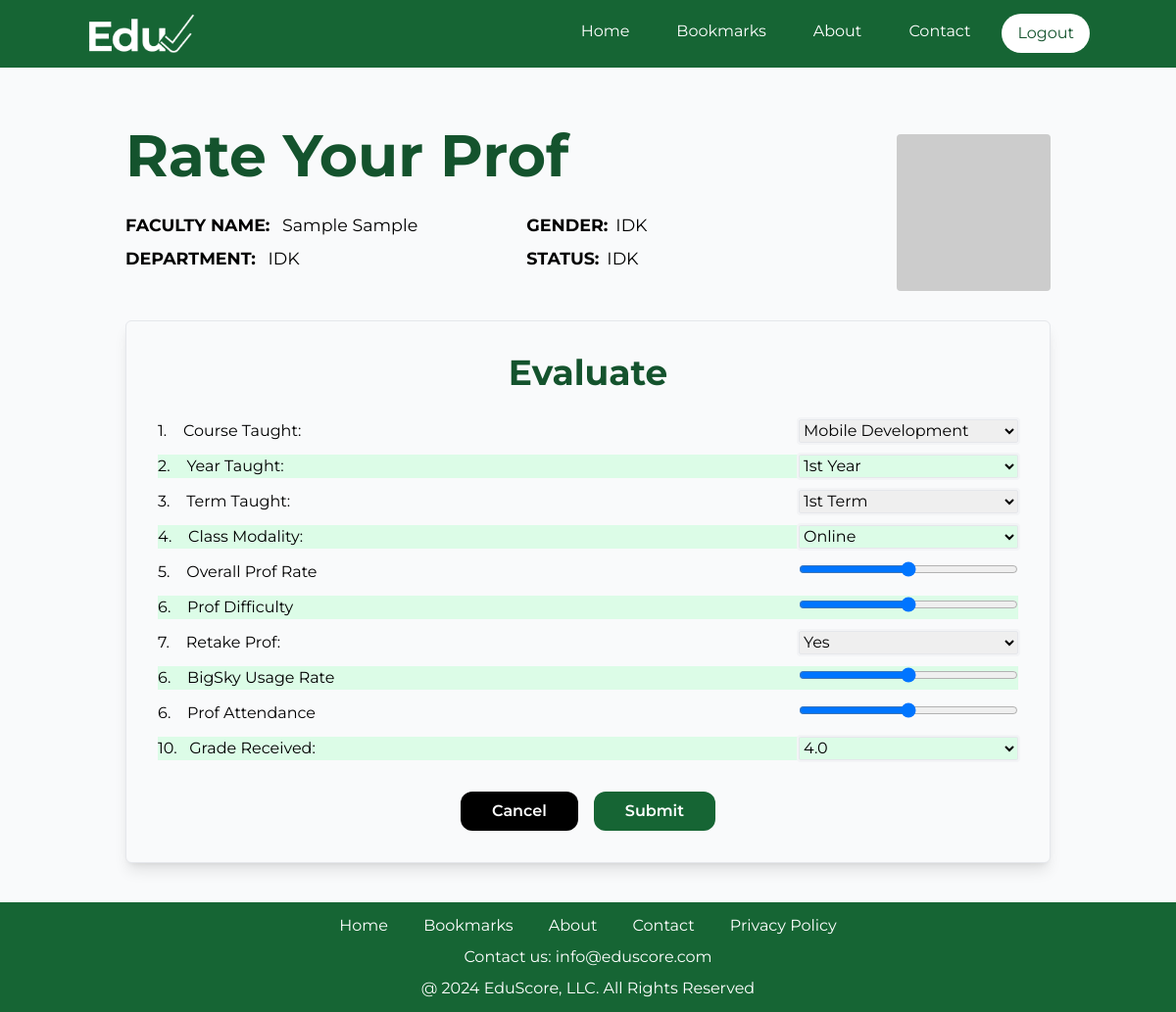
The page /eval_teacher/3 (signed in) on the database its author committed.
### EvalSys/models.py (models this page shows, shortened)
class TeacherTB(models.Model):
    FirstName = models.CharField(max_length=100, null=False, blank=False)
    LastName = models.CharField(max_length=100, null=False, blank=False)
    Gender = models.CharField(max_length=50, null=True, blank=True)
    Department = models.CharField(max_length=100, null=True, blank=True, default="Unknown")
    EmpStatus = models.CharField(max_length=50, null=True, blank=True, default="Unknown")

### EvalSys/views.py (the view)
# urls.py: path('eval_teacher/<teacher_id>', views.EvaluateTeacher, name='EvaluateTeacher'),
@login_required(login_url='UserLogin')
def EvaluateTeacher(request, teacher_id):
    user = request.user
    EvalRecs = EvaluationTB.objects.filter(TeacherID=teacher_id, UserID=user.id)
    TCRecs = (Teacher_CourseTB.objects.filter(TeacherID=teacher_id)
              .exclude(CourseID__in=Subquery(EvalRecs.values('CourseID_id'))))
    TeacherRec = TeacherTB.objects.get(pk=teacher_id)
    if request.method == 'POST':
        form = TeacherEvalForm(request.POST)
        if form.is_valid():
            form.save()
            try:
                ProfBM = Teacher_BookmarkTB.objects.create(
                    UserID=user,
                    TeacherID=TeacherRec
                )
                ProfBM.save()
            except:
                pass
            EvalRec = EvaluationTB.objects.get(UserID=user.id, TeacherID=teacher_id, CourseID=request.POST['CourseID'])
            return redirect('EvalTag', EvalID=EvalRec.id)
        else:
            return render(request, 'evaluate_teacher.html', {
                't': TeacherRec,
                'TC': TCRecs,
                'forms': form,
                'user': user,
                'CourseID': request.POST['CourseID'],
                'Year': request.POST['Year'],
                'Term': request.POST['Term'],
                'ClassModality': request.POST['ClassModality'],
                'OverallProfRate': request.POST['OverallProfRate'],
                'ProfDifficulty': request.POST['ProfDifficulty'],
                'RetakeProf': request.POST['RetakeProf'],
                'BigSkyUsageRate': request.POST['BigSkyUsageRate'],
                'ProfAttendance': request.POST['ProfAttendance'],
                'GradeReceived': request.POST['GradeReceived']
            })
    else:
        return render(request, 'evaluate_teacher.html', {'t': TeacherRec, 'TC': TCRecs, 'user': user})

### templates/evaluate_teacher.html (shortened to what this page needs)
{% extends 'temp_2.html' %}
{% block content %}
    <div class="mt-5 flex justify-center">
        <div class="p-10 w-full max-w-5xl">
            <div class="grid grid-cols-6 w-full">
                <div class="col-span-5 flex flex-col">
                    <div class="">
                        <div>
                            <h1 class="text-6xl font-bold text-green-900 mb-2">Rate Your Prof</h1>
                        </div>
                    </div>
                    <div class="grid grid-cols-6 mt-5">
                        <div class="mb-2 col-span-3 text-[17.5px]">
                            <b>FACULTY NAME:</b> <span class="ml-2">{{ t.FirstName }} {{ t.LastName }}</span>
                        </div>
                        <div class="col-span-2 text-[17.5px] ml-4 flex">
                            <b>GENDER:</b> <span class="ml-2">{{ t.Gender }}</span>
                        </div>
                    </div>
                    <div class="grid grid-cols-6">
                        <div class="mb-2 col-span-3 text-[17.5px]">
                            <b>DEPARTMENT:</b> <span class="ml-2">{{ t.Department }}</span>
                        </div>
                        <div class="col-span-2 text-[17.5px] ml-4 flex">
                            <b>STATUS:</b> <span class="ml-2">{{ t.EmpStatus }}</span>
                        </div>
                    </div>
                </div>
                <div class="col-span-1 flex justify-center">
                    <img src="https://via.placeholder.com/150" class="w-40 h-40 rounded mt-2" alt="Placeholder Image">
                </div>
            </div>
            <div class="mt-[30px]">
                <div class="p-8 bg-gray-50 rounded-md border shadow-lg">
                    <div class="flex justify-center">
                        <h1 class="text-4xl font-bold text-green-900 mb-2">Evaluate</h1>
                    </div>
                    <div>
                        <form action="{% url 'EvaluateTeacher' t.pk %}" method="POST" class="space-y-3 mt-5">
                            <div class="flex justify-between">
                                <label for="CourseID">1. &nbsp&nbsp Course Taught: </label>
                                <select class="buttonDropdown border ml-20 w-56" id="CourseID" name="CourseID" required>
                                  {% for item in TC %}
                                    <option value="{{ item.CourseID.id }}" {% if item.CourseID.id == CourseID %} selected {% endif %}>{{ item.CourseID.CourseName }}</option>
                                  {% endfor %}
                                </select>
                            </div>
                            <div class="flex justify-between bg-green-100">
                                <label for="Year">2. &nbsp&nbsp Year Taught: </label>
                                <select class="buttonDropdown border bg-green-100 w-56" id="Year" name="Year" required>
                                    <option value="1st Year" class="bg-white" {% if Year == "1st Year" %} selected {% endif %}>1st Year</option>
                                </select>
                            </div>
                            <div class="flex justify-between">
                                <label for="Term">3. &nbsp&nbsp Term Taught: </label>
                                <select class="buttonDropdown border w-56" id="Term" name="Term" required>
                                    <option value="1" {% if Term == "1" %} selected {% endif %}>1st Term</option>
                                </select>
                            </div>
                            <div class="flex justify-between bg-green-100">
                                <label for="ClassModality">4. &nbsp&nbsp Class Modality: </label>
                                <select class="buttonDropdown border bg-green-100 w-56" id="ClassModality" name="ClassModality" required>
                                    <option value="Online" class="bg-white" {% if ClassModality == "Online" %} selected {% endif %}>Online</option>
                                </select>
                            </div>
                            <div class="flex justify-between">
                                <label for="OverallProfRate">5. &nbsp&nbsp Overall Prof Rate</label>
                                <div class="relative">
                                    <input type="range" min="0" step="0.5" max="4" value="{{ OverallProfRate }}"
                                           class="slider w-56" id="OverallProfRate" name="OverallProfRate" data-value-id="sliderValueOverallProfRate" required>
                                </div>
                            </div>
                            <div class="flex justify-between bg-green-100">
                                <label for="ProfDifficulty">6. &nbsp&nbsp Prof Difficulty</label>
                                <div class="relative">
                                    <input type="range" min="0" step="0.5" max="4" value="{{ ProfDifficulty }}"
                                           class="slider w-56" name="ProfDifficulty" data-value-id="sliderValueProfDifficulty" required>
                                </div>
                            </div>
                            <div class="flex justify-between">
                                <label for="RetakeProf">7. &nbsp&nbsp Retake Prof: </label>
                                <select class="buttonDropdown border w-56" id="RetakeProf" name="RetakeProf" required>
                                    <option value="True" {% if RetakeProf == "True" %} selected {% endif %}>Yes</option>
                                </select>
                            </div>
                            <div class="flex justify-between bg-green-100">
                                <label for="ProfDifficulty">6. &nbsp&nbsp BigSky Usage Rate</label>
                                <div class="relative">
                                    <input type="range" min="0" step="0.5" max="4" value="{{ BigSkyUsageRate }}"
                                           class="slider w-56" name="BigSkyUsageRate" data-value-id="sliderValueBigSkyUsageRate" required>
                                </div>
                            </div>
                            <div class="flex justify-between">
                                <label for="ProfAttendance">6. &nbsp&nbsp Prof Attendance</label>
                                <div class="relative">
                                    <input type="range" min="0" step="0.5" max="4" value="{{ ProfDifficulty }}"
                                           class="slider w-56" name="ProfAttendance" data-value-id="sliderValueProfAttendance" required>
                                </div>
                            </div>
                            <div class="flex justify-between bg-green-100">
                                <label for="GradeReceived">10. &nbsp Grade Received: </label>
                                <select class="buttonDropdown border bg-green-100 w-56" id="GradeReceived" name="GradeReceived" required>
                                    <option value="4.0" class="bg-white" {% if GradeReceived == "4.0" %} selected {% endif %}>4.0</option>
                                </select>
                            </div>
                            <div class="flex justify-center">
                                <a href="#" class="buttonBlack text-center px-8 py-2 mt-5 mx-2" id="cancelButton">Cancel</a>
                                <button class="buttonGreen text-white px-8 py-2 rounded-xl mt-5 mx-2" id="submitButton">Submit</button>
                            </div>
                        </form>
                    </div>
                </div>
            </div>
        </div>
    </div>
{% endblock %}

### rows shown on the page
TeacherTB: FirstName "Sample", LastName "Sample", Gender "IDK", Department "IDK", EmpStatus "IDK"

### other values the page prints
form field CourseID "Mobile Development"
